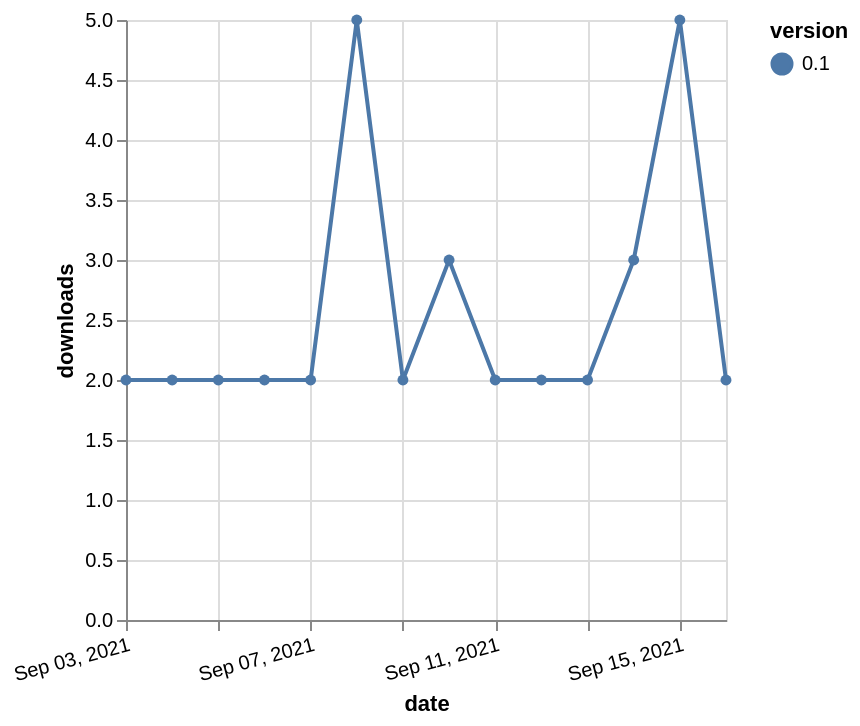

Describe this chart as a Vega-Lite specification.
### Vega-Lite specification from a JSON file in a GitHub repository (floating-point values rounded to 4 significant figures)
{"$schema": "https://vega.github.io/schema/vega-lite/v5.json", "description": "A simple bar chart with embedded data.", "data": {"values": [{"date": "2021-09-03", "total": 3867, "delta": 2, "version": "0.1"}, {"date": "2021-09-04", "total": 3869, "delta": 2, "version": "0.1"}, {"date": "2021-09-05", "total": 3871, "delta": 2, "version": "0.1"}, {"date": "2021-09-06", "total": 3873, "delta": 2, "version": "0.1"}, {"date": "2021-09-07", "total": 3875, "delta": 2, "version": "0.1"}, {"date": "2021-09-08", "total": 3880, "delta": 5, "version": "0.1"}, {"date": "2021-09-09", "total": 3882, "delta": 2, "version": "0.1"}, {"date": "2021-09-10", "total": 3885, "delta": 3, "version": "0.1"}, {"date": "2021-09-11", "total": 3887, "delta": 2, "version": "0.1"}, {"date": "2021-09-12", "total": 3889, "delta": 2, "version": "0.1"}, {"date": "2021-09-13", "total": 3891, "delta": 2, "version": "0.1"}, {"date": "2021-09-14", "total": 3894, "delta": 3, "version": "0.1"}, {"date": "2021-09-15", "total": 3899, "delta": 5, "version": "0.1"}, {"date": "2021-09-16", "total": 3901, "delta": 2, "version": "0.1"}]}, "width": "container", "mark": {"type": "line", "point": {"filled": true}}, "encoding": {"x": {"field": "date", "type": "temporal", "timeUnit": "yearmonthdate", "title": "date", "axis": {"labelAngle": -15}}, "y": {"field": "delta", "type": "quantitative", "title": "downloads"}, "color": {"field": "version", "type": "nominal"}, "tooltip": {"field": "delta"}}}
